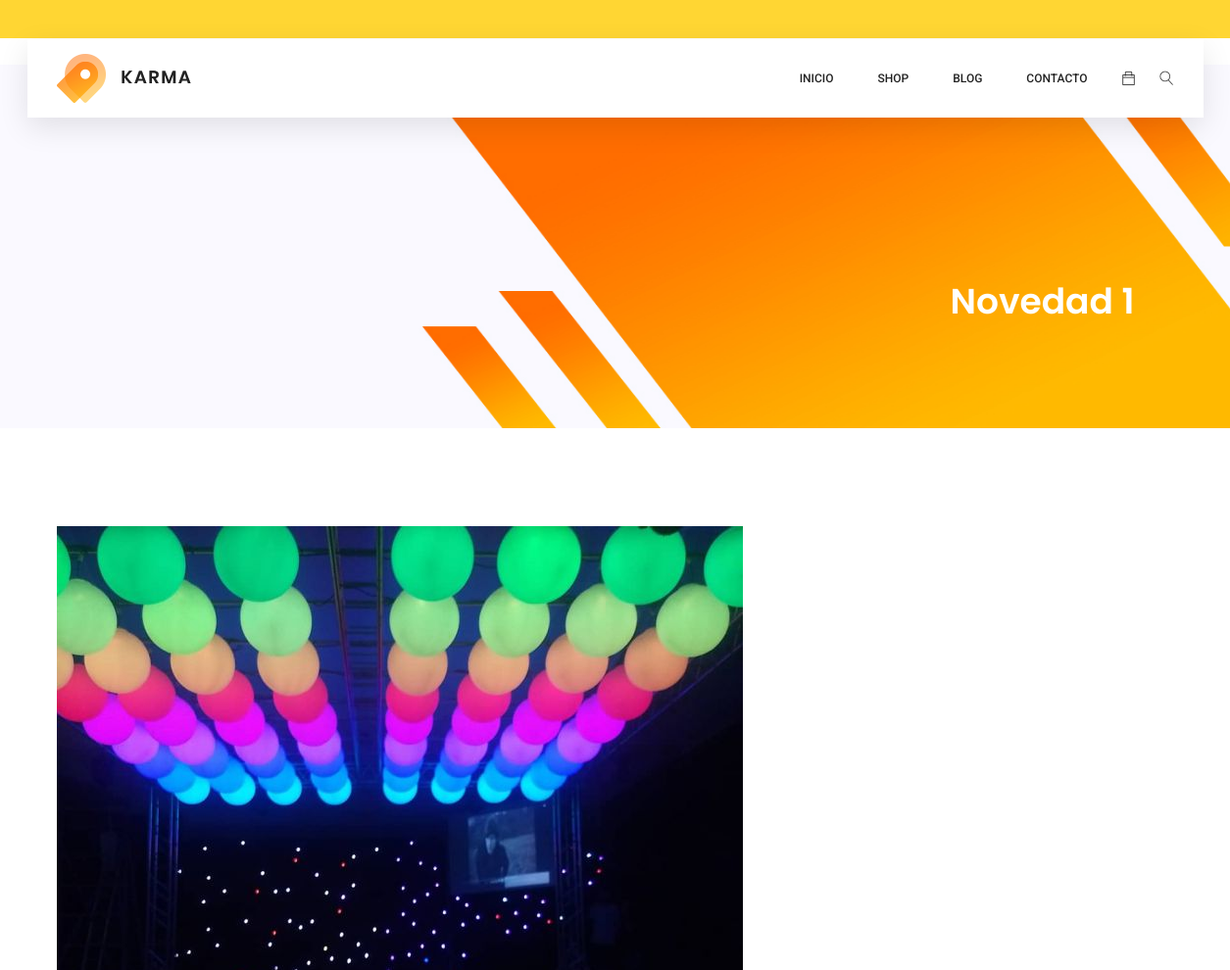
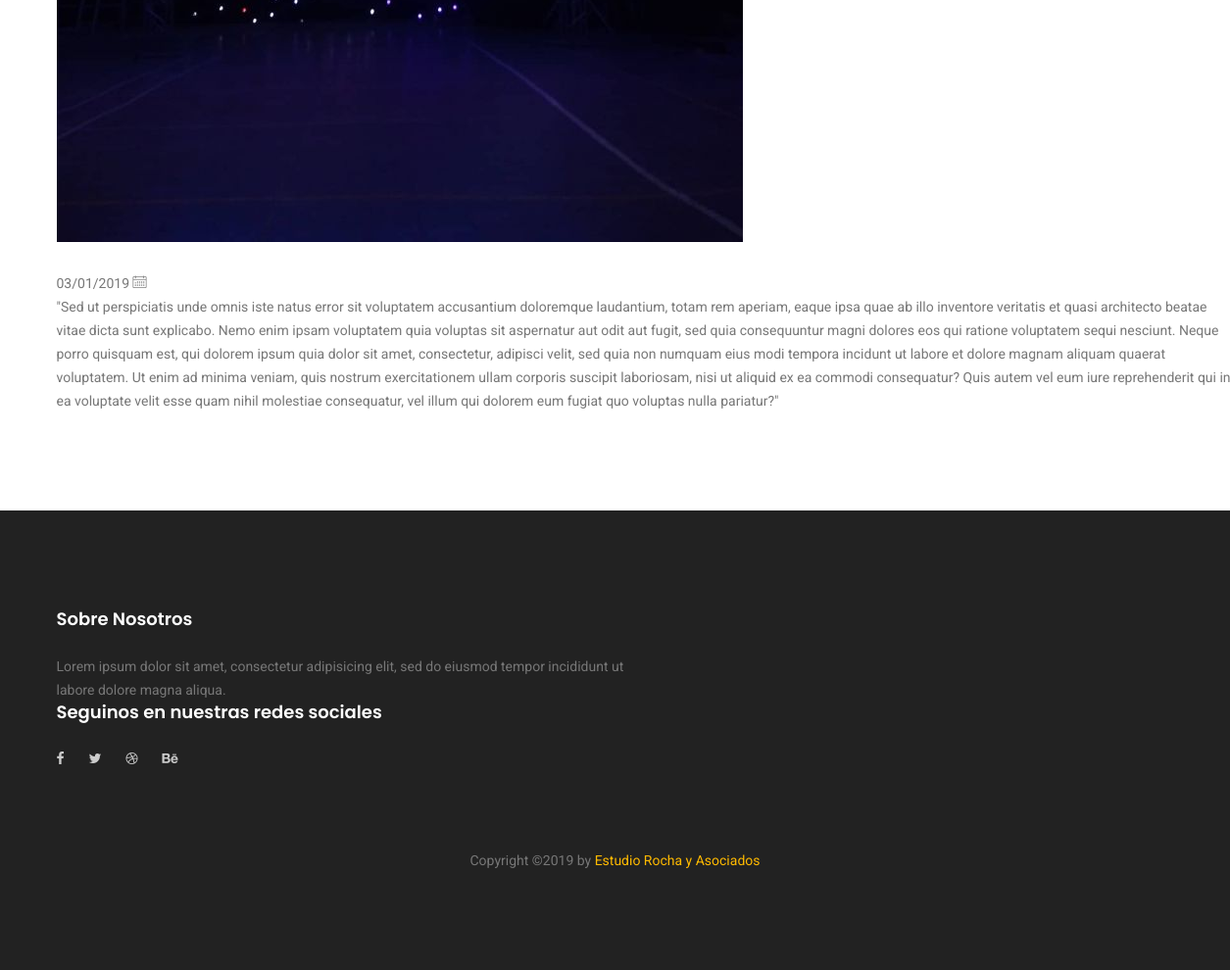
/blog.php?cod=bc994a04cc, run on the app's committed database (2 pictures, top to bottom).
### tables this page shows
CREATE TABLE `novedades` (
  `id` int(11) NOT NULL,
  `cod` varchar(255) DEFAULT NULL,
  `titulo` text,
  `desarrollo` text,
  `categoria` text,
  `keywords` text,
  `description` text,
  `fecha` date DEFAULT NULL
);

CREATE TABLE `imagenes` (
  `id` int(11) NOT NULL,
  `ruta` varchar(255) NOT NULL,
  `cod` varchar(255) NOT NULL
);

### Config/Autoload.php (called while the page is built, shortened)
<?php
class autoload
{
    public static function runSitio()
    {
        spl_autoload_register(
            function($clase)
            {
                $ruta = str_replace("\\", "/", $clase) . ".php";
            }
        );
    }
}

### Clases/Conexion.php (called while the page is built, shortened)
<?php namespace Clases;
class Conexion
{
    private $datos = array("host"=> "localhost","user"=> "root","pass"=> "","db"  => "quazar");
    private $con;
    public function __construct()
    {
        $this->con = mysqli_connect($this->datos["host"], $this->datos["user"], $this->datos["pass"], $this->datos["db"]);
        mysqli_set_charset($this->con,'utf8');
    }
    public function sqlReturn($query)
    {
        $dato = $this->con->query($query);
        return $dato;
    }
}

### Clases/Novedades.php (called while the page is built, shortened)
<?php
class Novedades
{
    public $id;
    public $cod;
    private $con;
    public function __construct()
    {
        $this->con = new Conexion();
    }
    public function view()
    {
        $sql   = "SELECT * FROM `novedades` WHERE id = '{$this->id}' ||  cod = '{$this->cod}'   ORDER BY id, cod DESC";
        $notas = $this->con->sqlReturn($sql);
        $row   = mysqli_fetch_assoc($notas);
        return $row;
    }
}

### Clases/Imagenes.php (called while the page is built, shortened)
<?php
class Imagenes
{
    public $cod;
    private $con;
    public function __construct()
    {
        $this->con = new Conexion();
    }
    public function view()
    {
        $sql      = "SELECT * FROM `imagenes` WHERE cod = '{$this->cod}'  ORDER BY cod ASC";
        $imagenes = $this->con->sqlReturn($sql);
        $row      = mysqli_fetch_assoc($imagenes);
        if ($row===NULL) {
            $row['ruta']      =  "assets/archivos/recortadas/sin_imagen.jpg";
        return $row;
        }else {
        return $row;
        }
    }
}

### blog.php (the view, shortened to what this page needs)
<?php
require_once "Config/Autoload.php";
$cod = isset($_GET["cod"]) ? $_GET["cod"] : '';
$novedades = new Clases\Novedades();
$novedades->set("cod", $cod);
$novedades_data = $novedades->view();
$imagenes = new Clases\Imagenes();
$imagenes->set("cod",$novedades_data['cod']);
$imagenes_data = $imagenes->view();
$fecha = explode("-", $novedades_data['fecha']);
?>
    <section class="banner-area organic-breadcrumb">
        <div class="container">
            <div class="breadcrumb-banner d-flex flex-wrap align-items-center justify-content-end">
                <div class="col-first">
                    <h1><?= ucfirst($novedades_data["titulo"]); ?></h1>
                </div>
            </div>
        </div>
    </section>
    <section class="blog_area single-post-area section_gap">
        <div class="container">
            <div class="row">
                <div class="col-lg-12 posts-list">
                    <div class="single-post row">
                        <article>
                            <div class="col-md-12">
                                <div class="blog_post">
                                    <div >
                                        <img src="<?= URL . '/' . $imagenes_data['ruta'] ?>">
                                    </div>
                                </div>
                            </div>
                            <div class="col-md-3">
                                <div class="blog_info text-left">
                                    <ul class="blog_meta list">
                                        <li> <span class="poster"> <?php echo $fecha[2] . "/" . $fecha[1] . "/" . $fecha[0] ?></span> <i class="lnr lnr-calendar-full"></i></li>
                                    </ul>
                                </div>
                            </div>
                            <div class="col-md-12">
                                <p>
                                    <?= $novedades_data['desarrollo']; ?>
                                </p>
                            </div>
                        </article>
                    </div>
                </div>
            </div>
        </div>
    </section>

### data on the page
novedades: titulo "Novedad 1", fecha "03", fecha "01", fecha "2019", desarrollo "\"Sed ut perspiciatis unde omnis iste natus error sit voluptatem accusantium doloremque laudantium, totam rem aperiam, eaque ipsa quae ab illo inventore veritatis et quasi architecto beatae vitae dicta sunt explicabo. Nemo enim ipsam voluptatem quia voluptas sit aspernatur aut odit aut fugit, sed quia consequuntur magni dolores eos qui ratione voluptatem sequi nesciunt. Neque porro quisquam est, qui dolorem ipsum quia dolor sit amet, consectetur, adipisci velit, sed quia non numquam eius modi tempora incidunt ut labore et dolore magnam aliquam quaerat voluptatem. Ut enim ad minima veniam, quis nostrum exercitationem ullam corporis suscipit laboriosam, nisi ut aliquid ex ea commodi…"
imagenes: ruta (picture)
